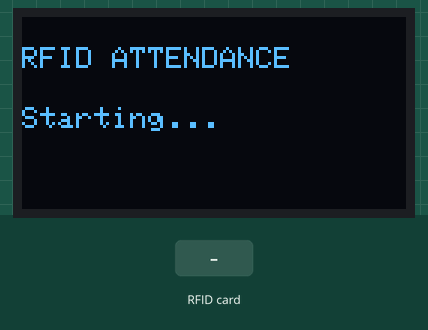
Recording of a sketch running on a simulated ESP32. Parts: 128×64 one-colour display. The test bench sets the inputs (shaded band). WiFi joins after 1.5 s; servers stay silent unless stated; what the sketch prints to the serial monitor is not drawn.

Above: at 0.1 s.
At 4.8 s:
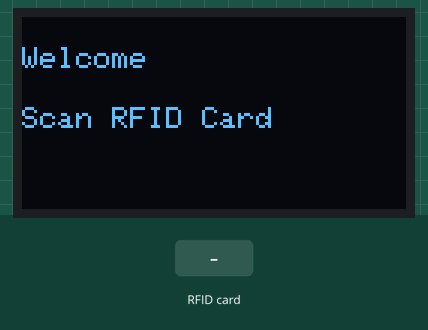
4.9 s: RFID card 87 53 06 78 38 held to the reader
At 6.2 s:
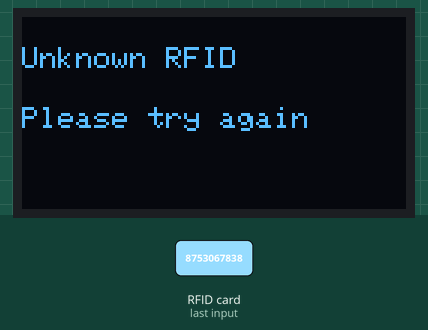
Timing chart, 0 to 7.9 s (numbered marks = the images above; inputs shaded):
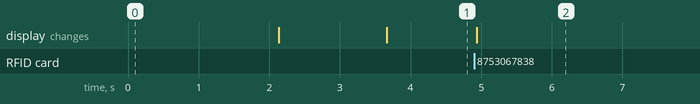

Measured:
- after the input at 4.9 s, the display: changes at once (image 2)

The sketch:

RFID_attendece_updated.ino
```cpp
#include <WiFi.h>
#include <WiFiClientSecure.h>
#include <SPI.h>
#include <MFRC522.h>
#include <UniversalTelegramBot.h>

#include <Wire.h>
#include <Adafruit_GFX.h>
#include <Adafruit_SSD1306.h>

// =====================================================
// Wi-Fi
// =====================================================

#define WIFI_SSID "Shyam"
#define WIFI_PASSWORD "123456789"

// =====================================================
// Telegram
// =====================================================

#define BOT_TOKEN "8878281794:AAHhPGRZP-SjcCnR7O9RkFRwF24MX0C5FRI"
#define CHAT_ID "8753067838"

WiFiClientSecure client;

UniversalTelegramBot bot(
  BOT_TOKEN,
  client
);

// =====================================================
// OLED DISPLAY
// =====================================================

#define OLED_SDA 21
#define OLED_SCL 17

#define SCREEN_WIDTH 128
#define SCREEN_HEIGHT 64

#define OLED_RESET -1

#define OLED_ADDRESS 0x3C

Adafruit_SSD1306 display(
  SCREEN_WIDTH,
  SCREEN_HEIGHT,
  &Wire,
  OLED_RESET
);

// =====================================================
// RC522 RFID
// =====================================================

#define SS_PIN 5
#define RST_PIN 22

MFRC522 rfid(
  SS_PIN,
  RST_PIN
);

// =====================================================
// STUDENT RFID UIDs
// =====================================================

// Student 1 - Bheeru Gowdu
byte student1UID[] = {
  0x1D,
  0x93,
  0xD9,
  0x05
};

// Student 2 - Rahul
byte student2UID[] = {
  0xF4,
  0xD1,
  0xD9,
  0x05
};

// Student 3 - Priya
// Replace with Priya's real RFID UID
byte student3UID[] = {
  0x11,
  0x22,
  0x33,
  0x44
};

// =====================================================
// ATTENDANCE RESTRICTION
// =====================================================

// 1 hour
const unsigned long ATTENDANCE_INTERVAL =
  60UL * 60UL * 1000UL;

// Last attendance time
unsigned long student1LastAttendance = 0;
unsigned long student2LastAttendance = 0;
unsigned long student3LastAttendance = 0;

// =====================================================
// OLED DEFAULT SCREEN
// =====================================================

void showDefaultScreen() {

  display.clearDisplay();

  display.setTextSize(1);

  display.setTextColor(
    SSD1306_WHITE
  );

  display.setCursor(0, 10);

  display.println(
    "Welcome"
  );

  display.setCursor(0, 30);

  display.println(
    "Scan RFID Card"
  );

  display.display();
}

// =====================================================
// COMPARE RFID UID
// =====================================================

bool compareUID(
  byte *cardUID,
  byte *studentUID,
  byte length
) {

  for (
    byte i = 0;
    i < length;
    i++
  ) {

    if (
      cardUID[i] != studentUID[i]
    ) {

      return false;
    }
  }

  return true;
}

// =====================================================
// OLED DISPLAY MESSAGE
// =====================================================

void displayMessage(
  String line1,
  String line2
) {

  display.clearDisplay();

  display.setTextSize(1);

  display.setTextColor(
    SSD1306_WHITE
  );

  display.setCursor(0, 10);

  display.println(line1);

  display.setCursor(0, 30);

  display.println(line2);

  display.display();
}

// =====================================================
// SEND TELEGRAM + OLED
// =====================================================

void sendAttendanceMessage(
  String oledLine1,
  String oledLine2,
  String telegramMessage
) {

  // Display attendance message
  displayMessage(
    oledLine1,
    oledLine2
  );

  // Send Telegram message
  bot.sendMessage(
    CHAT_ID,
    telegramMessage,
    ""
  );

  // Serial Monitor
  Serial.println(
    "--------------------------------"
  );

  Serial.println(
    telegramMessage
  );

  Serial.println(
    "--------------------------------"
  );

  // ===================================================
  // KEEP MESSAGE ON OLED FOR 5 SECONDS
  // ===================================================

  delay(5000);

  // ===================================================
  // RETURN TO DEFAULT SCREEN
  // ===================================================

  showDefaultScreen();
}

// =====================================================
// SETUP
// =====================================================

void setup() {

  // ===================================================
  // SERIAL
  // ===================================================

  Serial.begin(115200);

  // ===================================================
  // OLED I2C
  // ===================================================

  Wire.begin(
    OLED_SDA,
    OLED_SCL
  );

  // ===================================================
  // START OLED
  // ===================================================

  if (
    !display.begin(
      SSD1306_SWITCHCAPVCC,
      OLED_ADDRESS
    )
  ) {

    Serial.println(
      "OLED not found!"
    );

    while (1);
  }

  // ===================================================
  // STARTUP SCREEN
  // ===================================================

  display.clearDisplay();

  display.setTextSize(1);

  display.setTextColor(
    SSD1306_WHITE
  );

  display.setCursor(0, 10);

  display.println(
    "RFID ATTENDANCE"
  );

  display.setCursor(0, 30);

  display.println(
    "Starting..."
  );

  display.display();

  delay(2000);

  // ===================================================
  // RFID
  // ===================================================

  SPI.begin();

  rfid.PCD_Init();

  Serial.println(
    "RFID initialized."
  );

  // ===================================================
  // WIFI
  // ===================================================

  displayMessage(
    "Connecting WiFi",
    "Please wait..."
  );

  Serial.print(
    "Connecting to Wi-Fi"
  );

  WiFi.begin(
    WIFI_SSID,
    WIFI_PASSWORD
  );

  while (
    WiFi.status() != WL_CONNECTED
  ) {

    delay(500);

    Serial.print(".");
  }

  Serial.println();

  Serial.println(
    "Wi-Fi Connected"
  );

  Serial.print(
    "IP Address: "
  );

  Serial.println(
    WiFi.localIP()
  );

  // ===================================================
  // TELEGRAM HTTPS
  // ===================================================

  client.setInsecure();

  // ===================================================
  // DEFAULT SCREEN
  // ===================================================

  showDefaultScreen();

  // ===================================================
  // SERIAL INFORMATION
  // ===================================================

  Serial.println();

  Serial.println(
    "================================="
  );

  Serial.println(
    "     RFID ATTENDANCE SYSTEM"
  );

  Serial.println(
    "================================="
  );

  Serial.println(
    "Wi-Fi: Connected"
  );

  Serial.println(
    "Telegram: Ready"
  );

  Serial.println(
    "RFID: Ready"
  );

  Serial.println(
    "OLED: Ready"
  );

  Serial.println(
    "Attendance Limit: 1 Hour"
  );

  Serial.println(
    "================================="
  );

  Serial.println(
    "Scan RFID Card..."
  );
}

// =====================================================
// LOOP
// =====================================================

void loop() {

  // ===================================================
  // CHECK FOR NEW RFID CARD
  // ===================================================

  if (
    !rfid.PICC_IsNewCardPresent()
  ) {

    return;
  }

  // ===================================================
  // READ RFID CARD
  // ===================================================

  if (
    !rfid.PICC_ReadCardSerial()
  ) {

    return;
  }

  // ===================================================
  // PRINT CARD UID
  // ===================================================

  Serial.print(
    "Card UID:"
  );

  for (
    byte i = 0;
    i < rfid.uid.size;
    i++
  ) {

    Serial.print(
      rfid.uid.uidByte[i] < 0x10
      ? " 0"
      : " "
    );

    Serial.print(
      rfid.uid.uidByte[i],
      HEX
    );
  }

  Serial.println();

  // Current time
  unsigned long currentTime =
    millis();

  // ===================================================
  // STUDENT 1 - BHEERU GOWDU
  // ===================================================

  if (
    rfid.uid.size == 4 &&
    compareUID(
      rfid.uid.uidByte,
      student1UID,
      4
    )
  ) {

    Serial.println(
      "Student: Bheeru Gowdu"
    );

    // Check 1 hour
    if (
      student1LastAttendance == 0 ||
      currentTime -
      student1LastAttendance >=
      ATTENDANCE_INTERVAL
    ) {

      student1LastAttendance =
        currentTime;

      Serial.println(
        "Attendance: MARKED"
      );

      sendAttendanceMessage(
        "Bheeru: Present",
        "Attendance Marked",
        "Bheeru: Present\nAttendance Marked"
      );

    } else {

      Serial.println(
        "Attendance already marked."
      );

      sendAttendanceMessage(
        "Bheeru : Already Marked",
        "Wait for next class",
        "Bheeru: Already Marked\nWait for next class"
      );
    }
  }

  // ===================================================
  // STUDENT 2 - RAHUL
  // ===================================================

  else if (
    rfid.uid.size == 4 &&
    compareUID(
      rfid.uid.uidByte,
      student2UID,
      4
    )
  ) {

    Serial.println(
      "Student: Rahul"
    );

    // Check 1 hour
    if (
      student2LastAttendance == 0 ||
      currentTime -
      student2LastAttendance >=
      ATTENDANCE_INTERVAL
    ) {

      student2LastAttendance =
        currentTime;

      Serial.println(
        "Attendance: MARKED"
      );

      sendAttendanceMessage(
        "Rahul: Present",
        "Attendance Marked",
        "Rahul: Present\nAttendance Marked"
      );

    } else {

      Serial.println(
        "Attendance already marked."
      );

      sendAttendanceMessage(
        "Rahul : Already Marked",
        "Wait for next class",
        "Rahul: Already Marked\nWait for next class"
      );
    }
  }

  // ===================================================
  // STUDENT 3 - PRIYA
  // ===================================================

  else if (
    rfid.uid.size == 4 &&
    compareUID(
      rfid.uid.uidByte,
      student3UID,
      4
    )
  ) {

    Serial.println(
      "Student: Priya"
    );

    // Check 1 hour
    if (
      student3LastAttendance == 0 ||
      currentTime -
      student3LastAttendance >=
      ATTENDANCE_INTERVAL
    ) {

      student3LastAttendance =
        currentTime;

      Serial.println(
        "Attendance: MARKED"
      );

      sendAttendanceMessage(
        "Priya: Present",
        "Attendance Marked",
        "Priya: Present\nAttendance Marked"
      );

    } else {

      Serial.println(
        "Attendance already marked."
      );

      sendAttendanceMessage(
        "Already Marked",
        "Wait for next class",
        "Priya: Already Marked\nWait for next class"
      );
    }
  }

  // ===================================================
  // UNKNOWN RFID CARD
  // ===================================================

  else {

    Serial.println(
      "Unknown RFID Card!"
    );

    sendAttendanceMessage(
      "Unknown RFID",
      "Please try again",
      "Unknown RFID\nPlease try again"
    );
  }

  // ===================================================
  // STOP RFID COMMUNICATION
  // ===================================================

  rfid.PICC_HaltA();

  rfid.PCD_StopCrypto1();

  delay(2000);
}
```
